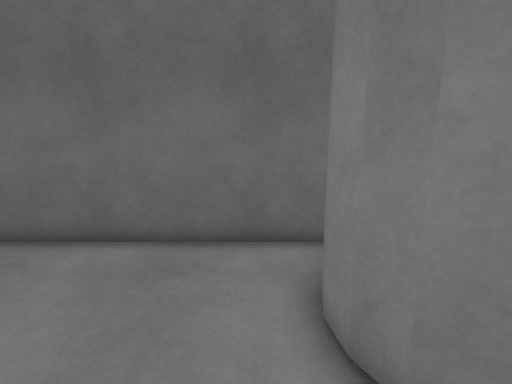
View 1 (above)

17 first-person views from a walk through a 3-D level made in the Unity game engine. The camera is 1.5 m above the floor, tilts 12° down and sees 80° across. The floor is counted in squares, 0.5 m on a side. Each view is taken from the middle of a square. On the plan, view 1 faces up. The plan holds only what a view shows up to about 20 squares ahead; the rest is blank. The place goes on beyond the plan. The player character is not drawn.

View 2
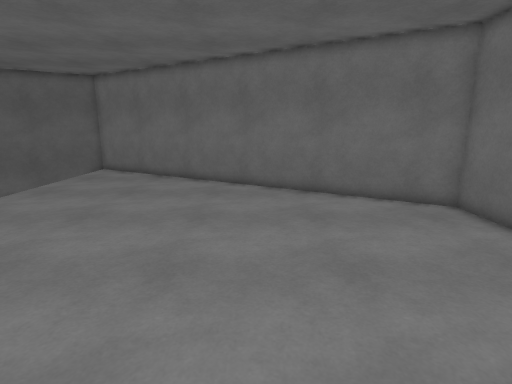

View 3
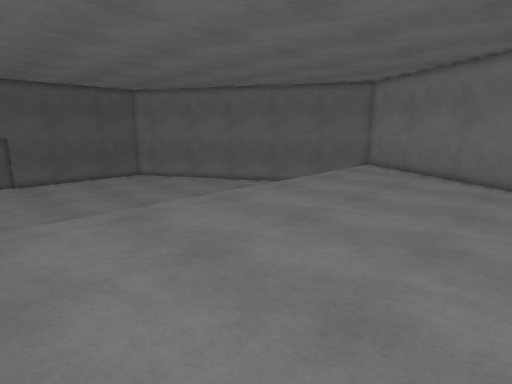

View 4
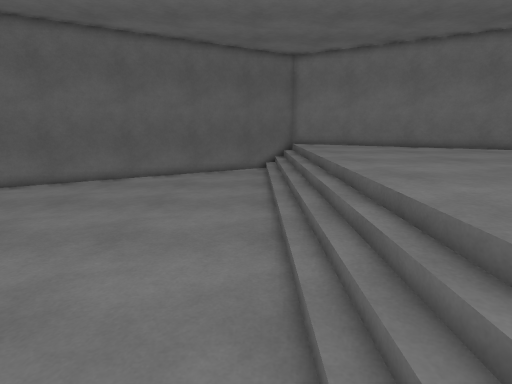

View 5
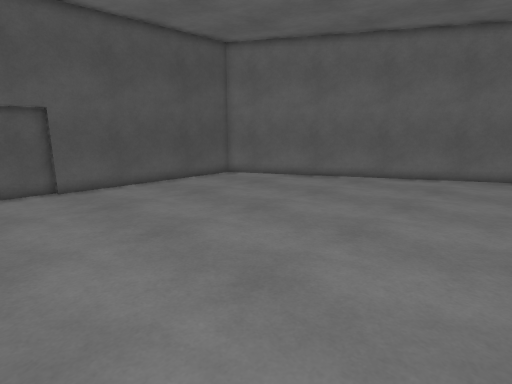

View 6
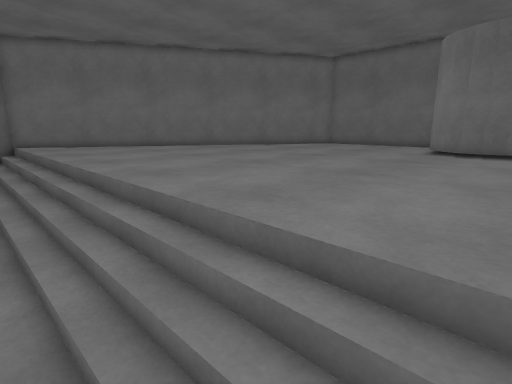

View 7
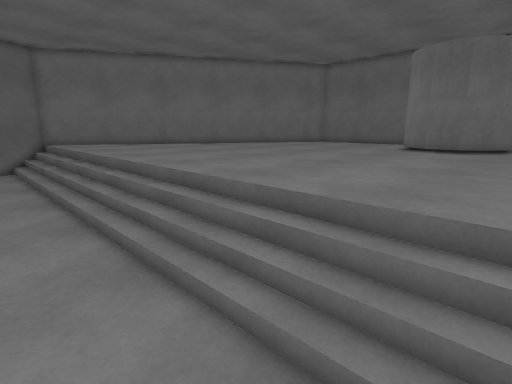

View 8
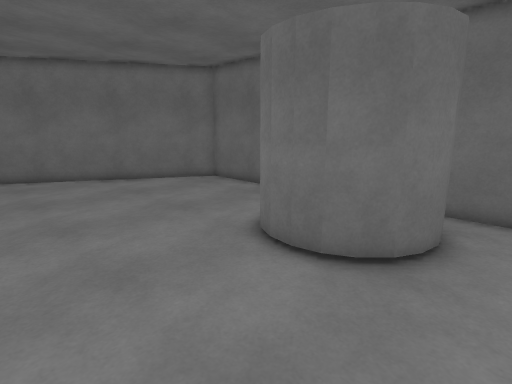

View 9
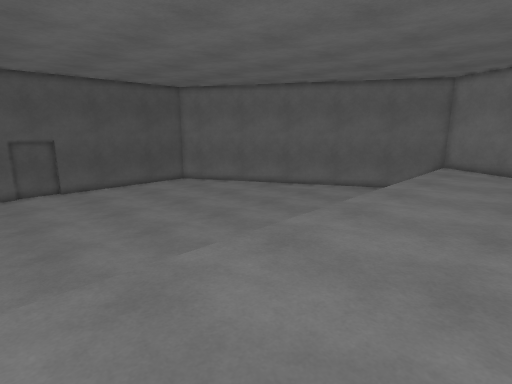

View 10
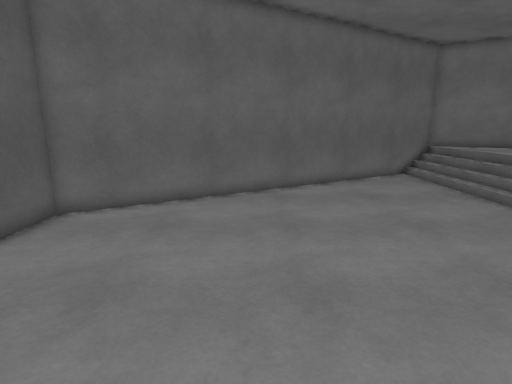

View 11
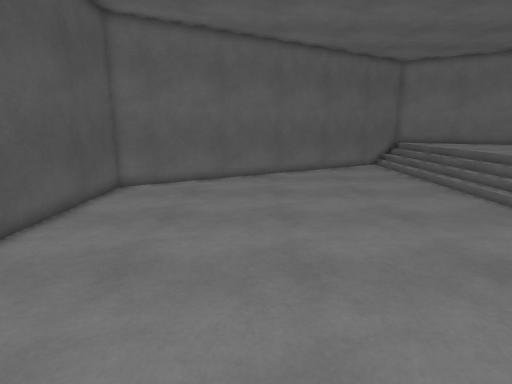

View 12
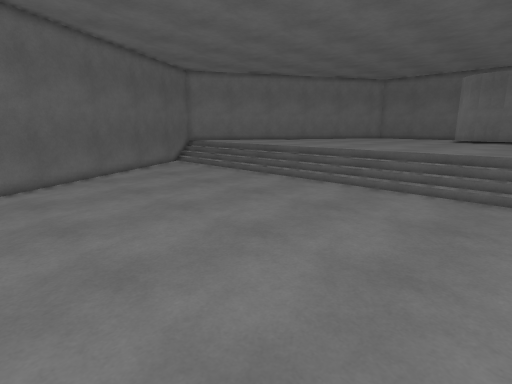

View 13
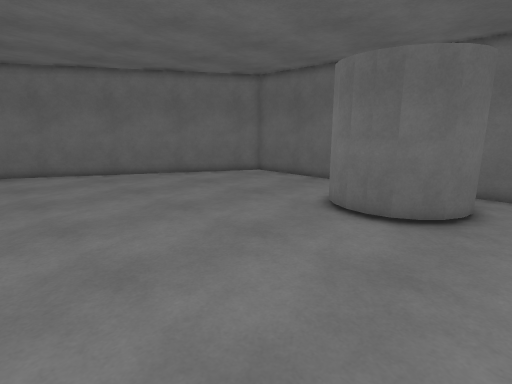

View 14
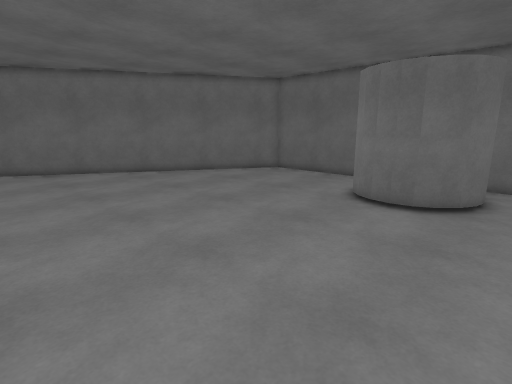

View 15
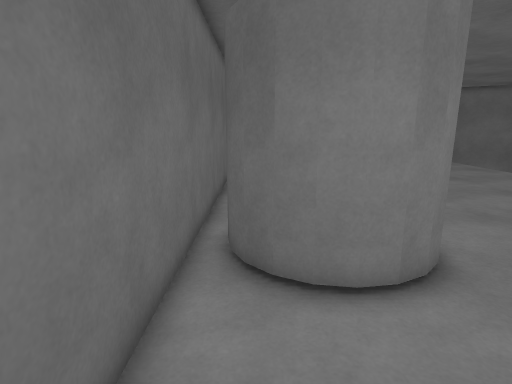

View 16
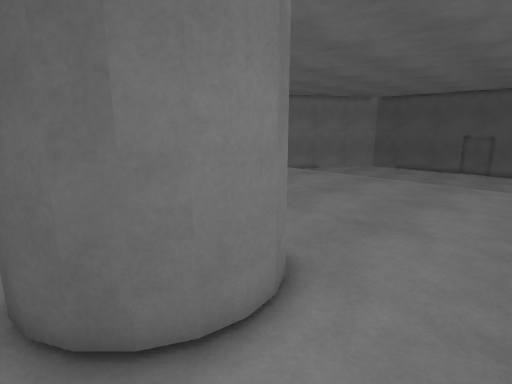

View 17
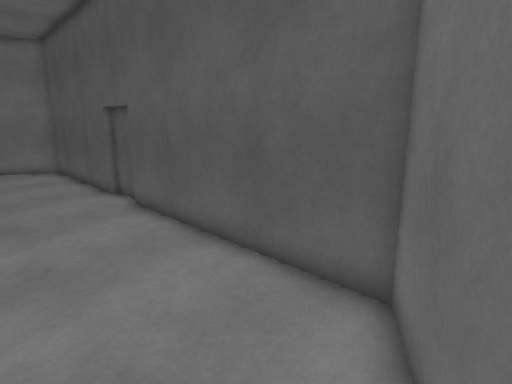

### Floor plan
Key: @ floor where view 1 was taken; # wall or solid block; . main floor; - floor 0.75 m lower than the main floor; / step, stairs or slope.
Columns run from 18 left of view 1 to 8 right of it. Each row starts with its distance up from view 1.
  8           #################
  7           #..........##....
  6          ##.........##   .
  5          #.........##   #..
  4         ##.........##   #..
  3         #..........##  ##..
  2        ##...........####...
  1       ##...................
  0       #...........@........
 -1      ##....................
 -2      #.....................
 -3     ##.....................
 -4     #......................
 -5    ##......................
 -6   ##.......................
 -7   #........................
 -8  ##........................
 -9  #.........................
-10 ##.........................
-11 #//////////////////////////
-12 ##/////////////////////////
-13  #-////////////////////////
-14  ##-----------------------
-15   #------------------------
-16   ##-----------------------
-17    #----------------------
-18    ##---------------------
-19     ##---------------------
-20      #---------------------
-21      ##--------------------
-22       #--------------------
-23       ##-------------------
-24        #-------------------
-25        ##-----------------
-26         ##-----------------
-27          #-----------------
-28          ##----------------
-29           #----------------
-30           #################

Where each view was taken, in squares from view 1:
view 1: 0 up, 0 right, facing up
view 2: 0 up, 4 right, facing left
view 3: 0 up, 6 right, facing down-left
view 4: 14 down, 6 right, facing left
view 5: 14 down, 6 right, facing down-left
view 6: 14 down, 6 right, facing up-left
view 7: 16 down, 8 right, facing up-left
view 8: 4 down, 8 right, facing up-left
view 9: 5 down, 8 right, facing down-left
view 10: 23 down, 3 right, facing left
view 11: 23 down, 8 right, facing left
view 12: 28 down, 8 right, facing up-left
view 13: 8 down, 8 right, facing up-left
view 14: 10 down, 8 right, facing up-left
view 15: 6 up, 4 left, facing right
view 16: 7 up, 2 left, facing down-right
view 17: 25 down, 9 left, facing down-right
